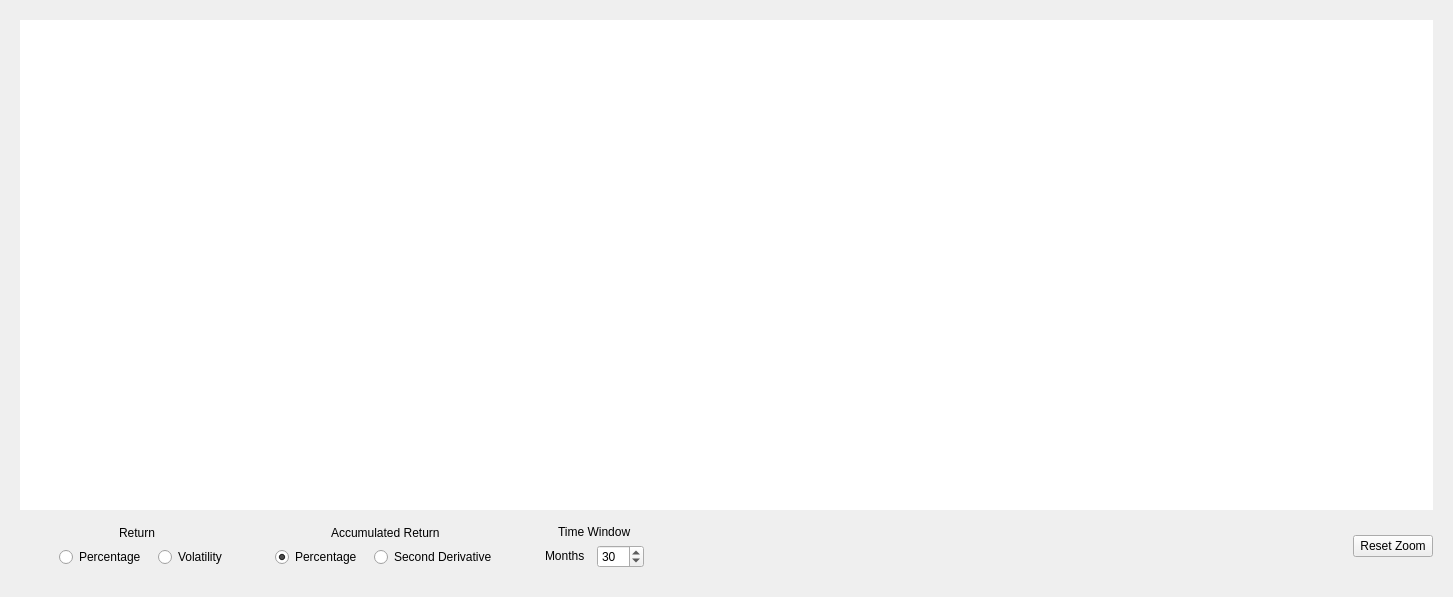
<?xml version="1.0" encoding="UTF-8"?>
<ui version="4.0">
 <class>Compare</class>
 <widget class="QWidget" name="Compare">
  <property name="geometry">
   <rect>
    <x>0</x>
    <y>0</y>
    <width>1453</width>
    <height>597</height>
   </rect>
  </property>
  <property name="sizePolicy">
   <sizepolicy hsizetype="MinimumExpanding" vsizetype="MinimumExpanding">
    <horstretch>0</horstretch>
    <verstretch>0</verstretch>
   </sizepolicy>
  </property>
  <property name="minimumSize">
   <size>
    <width>0</width>
    <height>0</height>
   </size>
  </property>
  <property name="maximumSize">
   <size>
    <width>16777215</width>
    <height>16777215</height>
   </size>
  </property>
  <property name="windowTitle">
   <string>Form</string>
  </property>
  <layout class="QGridLayout" name="gridLayout">
   <item row="0" column="0">
    <widget class="QFrame" name="frame_chart">
     <property name="sizePolicy">
      <sizepolicy hsizetype="MinimumExpanding" vsizetype="MinimumExpanding">
       <horstretch>0</horstretch>
       <verstretch>0</verstretch>
      </sizepolicy>
     </property>
     <property name="frameShape">
      <enum>QFrame::NoFrame</enum>
     </property>
     <property name="frameShadow">
      <enum>QFrame::Plain</enum>
     </property>
     <layout class="QGridLayout" name="gridLayout_2">
      <property name="horizontalSpacing">
       <number>18</number>
      </property>
      <item row="2" column="2" alignment="Qt::AlignLeft">
       <widget class="QFrame" name="frame_accumulated_return">
        <property name="sizePolicy">
         <sizepolicy hsizetype="Fixed" vsizetype="Minimum">
          <horstretch>0</horstretch>
          <verstretch>0</verstretch>
         </sizepolicy>
        </property>
        <property name="frameShape">
         <enum>QFrame::NoFrame</enum>
        </property>
        <property name="frameShadow">
         <enum>QFrame::Plain</enum>
        </property>
        <layout class="QGridLayout" name="gridLayout_5">
         <property name="horizontalSpacing">
          <number>12</number>
         </property>
         <item row="1" column="0" colspan="4" alignment="Qt::AlignHCenter">
          <widget class="QLabel" name="label_3">
           <property name="sizePolicy">
            <sizepolicy hsizetype="Fixed" vsizetype="Fixed">
             <horstretch>0</horstretch>
             <verstretch>0</verstretch>
            </sizepolicy>
           </property>
           <property name="text">
            <string>Accumulated Return</string>
           </property>
          </widget>
         </item>
         <item row="2" column="1">
          <widget class="QRadioButton" name="radio_accumulated_return_perc">
           <property name="sizePolicy">
            <sizepolicy hsizetype="Fixed" vsizetype="Fixed">
             <horstretch>0</horstretch>
             <verstretch>0</verstretch>
            </sizepolicy>
           </property>
           <property name="text">
            <string>Percentage</string>
           </property>
           <property name="checked">
            <bool>true</bool>
           </property>
           <attribute name="buttonGroup">
            <string notr="true">chart_radio_group</string>
           </attribute>
          </widget>
         </item>
         <item row="2" column="2">
          <widget class="QRadioButton" name="radio_accumulated_return_second_derivative">
           <property name="sizePolicy">
            <sizepolicy hsizetype="Fixed" vsizetype="Fixed">
             <horstretch>0</horstretch>
             <verstretch>0</verstretch>
            </sizepolicy>
           </property>
           <property name="text">
            <string>Second Derivative</string>
           </property>
           <attribute name="buttonGroup">
            <string notr="true">chart_radio_group</string>
           </attribute>
          </widget>
         </item>
        </layout>
       </widget>
      </item>
      <item row="0" column="0" colspan="8">
       <widget class="QChartView" name="chart_view">
        <property name="sizePolicy">
         <sizepolicy hsizetype="Expanding" vsizetype="MinimumExpanding">
          <horstretch>0</horstretch>
          <verstretch>0</verstretch>
         </sizepolicy>
        </property>
        <property name="minimumSize">
         <size>
          <width>640</width>
          <height>480</height>
         </size>
        </property>
        <property name="frameShape">
         <enum>QFrame::NoFrame</enum>
        </property>
        <property name="frameShadow">
         <enum>QFrame::Plain</enum>
        </property>
       </widget>
      </item>
      <item row="2" column="3">
       <widget class="QFrame" name="frame_time_window">
        <property name="sizePolicy">
         <sizepolicy hsizetype="Fixed" vsizetype="Minimum">
          <horstretch>0</horstretch>
          <verstretch>0</verstretch>
         </sizepolicy>
        </property>
        <property name="frameShape">
         <enum>QFrame::NoFrame</enum>
        </property>
        <property name="frameShadow">
         <enum>QFrame::Plain</enum>
        </property>
        <layout class="QGridLayout" name="gridLayout_6">
         <property name="horizontalSpacing">
          <number>12</number>
         </property>
         <item row="1" column="0">
          <widget class="QLabel" name="label_months">
           <property name="sizePolicy">
            <sizepolicy hsizetype="Fixed" vsizetype="Fixed">
             <horstretch>0</horstretch>
             <verstretch>0</verstretch>
            </sizepolicy>
           </property>
           <property name="text">
            <string>Months</string>
           </property>
          </widget>
         </item>
         <item row="0" column="0" colspan="2" alignment="Qt::AlignHCenter">
          <widget class="QLabel" name="label_4">
           <property name="sizePolicy">
            <sizepolicy hsizetype="Minimum" vsizetype="Fixed">
             <horstretch>0</horstretch>
             <verstretch>0</verstretch>
            </sizepolicy>
           </property>
           <property name="text">
            <string>Time Window</string>
           </property>
          </widget>
         </item>
         <item row="1" column="1">
          <widget class="QSpinBox" name="spinbox_days">
           <property name="minimum">
            <number>3</number>
           </property>
           <property name="maximum">
            <number>365</number>
           </property>
           <property name="value">
            <number>30</number>
           </property>
          </widget>
         </item>
        </layout>
       </widget>
      </item>
      <item row="2" column="4">
       <spacer name="horizontalSpacer">
        <property name="orientation">
         <enum>Qt::Horizontal</enum>
        </property>
        <property name="sizeHint" stdset="0">
         <size>
          <width>40</width>
          <height>20</height>
         </size>
        </property>
       </spacer>
      </item>
      <item row="2" column="7" alignment="Qt::AlignVCenter">
       <widget class="QPushButton" name="button_reset_zoom">
        <property name="sizePolicy">
         <sizepolicy hsizetype="Fixed" vsizetype="Fixed">
          <horstretch>0</horstretch>
          <verstretch>0</verstretch>
         </sizepolicy>
        </property>
        <property name="minimumSize">
         <size>
          <width>0</width>
          <height>0</height>
         </size>
        </property>
        <property name="maximumSize">
         <size>
          <width>16777215</width>
          <height>16777215</height>
         </size>
        </property>
        <property name="text">
         <string>Reset Zoom</string>
        </property>
       </widget>
      </item>
      <item row="2" column="1" alignment="Qt::AlignLeft">
       <widget class="QFrame" name="frame_return">
        <property name="sizePolicy">
         <sizepolicy hsizetype="Fixed" vsizetype="Minimum">
          <horstretch>0</horstretch>
          <verstretch>0</verstretch>
         </sizepolicy>
        </property>
        <property name="frameShape">
         <enum>QFrame::NoFrame</enum>
        </property>
        <property name="frameShadow">
         <enum>QFrame::Plain</enum>
        </property>
        <layout class="QGridLayout" name="gridLayout_4">
         <property name="horizontalSpacing">
          <number>12</number>
         </property>
         <item row="0" column="0" colspan="3" alignment="Qt::AlignHCenter">
          <widget class="QLabel" name="label_2">
           <property name="sizePolicy">
            <sizepolicy hsizetype="Fixed" vsizetype="Fixed">
             <horstretch>0</horstretch>
             <verstretch>0</verstretch>
            </sizepolicy>
           </property>
           <property name="text">
            <string>Return</string>
           </property>
          </widget>
         </item>
         <item row="1" column="2">
          <widget class="QRadioButton" name="radio_return_volatility">
           <property name="text">
            <string>Volatility</string>
           </property>
           <attribute name="buttonGroup">
            <string notr="true">chart_radio_group</string>
           </attribute>
          </widget>
         </item>
         <item row="1" column="1">
          <widget class="QRadioButton" name="radio_return_perc">
           <property name="sizePolicy">
            <sizepolicy hsizetype="Fixed" vsizetype="Fixed">
             <horstretch>0</horstretch>
             <verstretch>0</verstretch>
            </sizepolicy>
           </property>
           <property name="text">
            <string>Percentage</string>
           </property>
           <property name="checked">
            <bool>false</bool>
           </property>
           <attribute name="buttonGroup">
            <string notr="true">chart_radio_group</string>
           </attribute>
          </widget>
         </item>
        </layout>
       </widget>
      </item>
     </layout>
    </widget>
   </item>
  </layout>
 </widget>
 <customwidgets>
  <customwidget>
   <class>QChartView</class>
   <extends>QGraphicsView</extends>
   <header>QtCharts</header>
  </customwidget>
 </customwidgets>
 <resources/>
 <connections/>
 <buttongroups>
  <buttongroup name="chart_radio_group"/>
 </buttongroups>
</ui>
